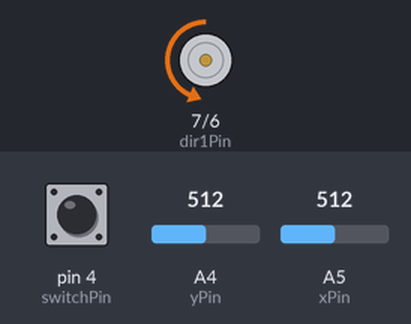
Recording of a sketch running on a simulated Arduino Uno, built with avr-gcc and run on an emulated ATmega328P. Parts: motor-driver pin pairs drawn as motors (green arrow = first pin HIGH = forward, orange = second pin HIGH = backward, longer = more drive, scaled by the enable pin). The test bench sets the inputs (shaded band); at power-on: A4 (yPin) = 512, pin 4 (switchPin) HIGH, A5 (xPin) = 512.

Above: at 1.3 s.
1.4 s: A4 (yPin) set to 570
At 2.7 s:
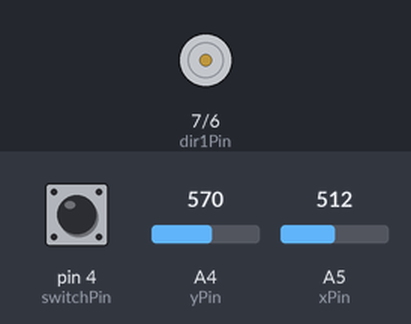
3.0 s: A4 (yPin) set to 610
At 4.1 s:
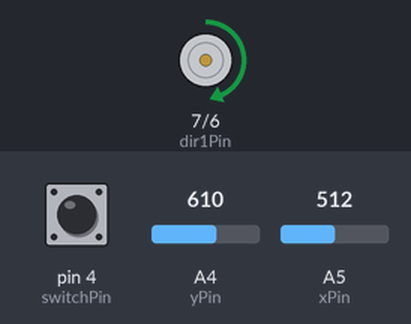
4.5 s: A4 (yPin) set to 590
At 5.2 s:
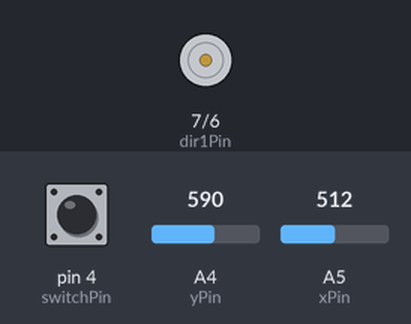
6.0 s: A4 (yPin) set to 716
At 6.4 s:
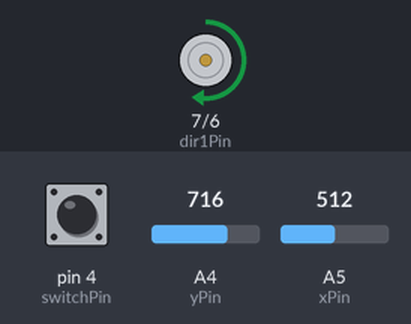
7.5 s: A4 (yPin) set to 900
At 8.7 s:
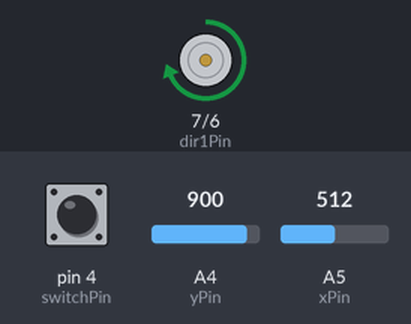
9.0 s: A4 (yPin) set to 511
At 10.0 s:
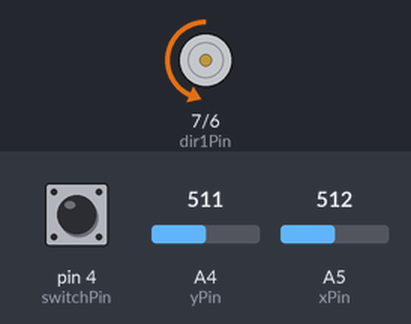
Timing chart, 0 to 11.5 s (numbered marks = the images above; inputs shaded):
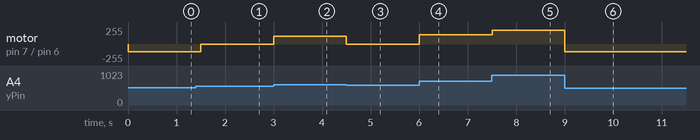

Measured:
- after the input at 1.4 s, motor on pin 7 (dir1Pin) / pin 6 (dir2Pin): backward 113/255 → stopped after 0.10 s
- after the input at 3.0 s, motor on pin 7 (dir1Pin) / pin 6 (dir2Pin): stopped → forward 113/255 at once
- after the input at 4.5 s, motor on pin 7 (dir1Pin) / pin 6 (dir2Pin): forward 113/255 → stopped at once
- after the input at 6.0 s, motor on pin 7 (dir1Pin) / pin 6 (dir2Pin): stopped → forward 142/255 at once
- after the input at 7.5 s, motor on pin 7 (dir1Pin) / pin 6 (dir2Pin): forward 142/255 → forward 209/255 at once
- after the input at 9.0 s, motor on pin 7 (dir1Pin) / pin 6 (dir2Pin): forward 209/255 → backward 113/255 at once

The sketch:

dc_motor_joystick.ino
```cpp
int xPin = A5;
int yPin = A4;
int speedPin = 10;
int dir1Pin = 7;
int dir2Pin = 6;
int switchPin = 4;

int minMotorSpeed = 100;
int maxMotorSpeed = 255;
float diffMotorSpeed = maxMotorSpeed - minMotorSpeed;
int motorSpeed;

int xVal;
int yVal;
int switchVal;
int prevSwitchVal;
bool direction;

void setup() {
  // put your setup code here, to run once:
  Serial.begin(9600);

  pinMode(xPin, INPUT);
  pinMode(yPin, INPUT);
  pinMode(switchPin, INPUT);
  pinMode(speedPin, OUTPUT);
  pinMode(dir1Pin, OUTPUT);
  pinMode(dir2Pin, OUTPUT);

  digitalWrite(switchPin, HIGH);
}

void loop() {
  // put your main code here, to run repeatedly:
  xVal = analogRead(xPin);
  yVal = analogRead(yPin);
  switchVal = digitalRead(switchPin);

  if(yVal > 600) {
    motorSpeed = (155. / 423.) * (yVal - 600) + 100;
    digitalWrite(dir1Pin, HIGH);
    digitalWrite(dir2Pin, LOW);
    analogWrite(speedPin, motorSpeed);
  } else if (yVal < 560) {
    motorSpeed = (155. / -560.) * (yVal - 560) + 100;
    digitalWrite(dir1Pin, LOW);
    digitalWrite(dir2Pin, HIGH);
    analogWrite(speedPin, motorSpeed);
  } else {
    analogWrite(speedPin, 0);
  }
  // printValues(xVal, yVal, switchVal);

  delay(500);
}

void printValues(int xVal, int yVal, int switchValue){
  Serial.print("X Value is: ");
  Serial.println(xVal);
  Serial.print("Y Value is: ");
  Serial.println(yVal);
  Serial.print("Switch State is: ");
  Serial.println(switchVal);
}
```
